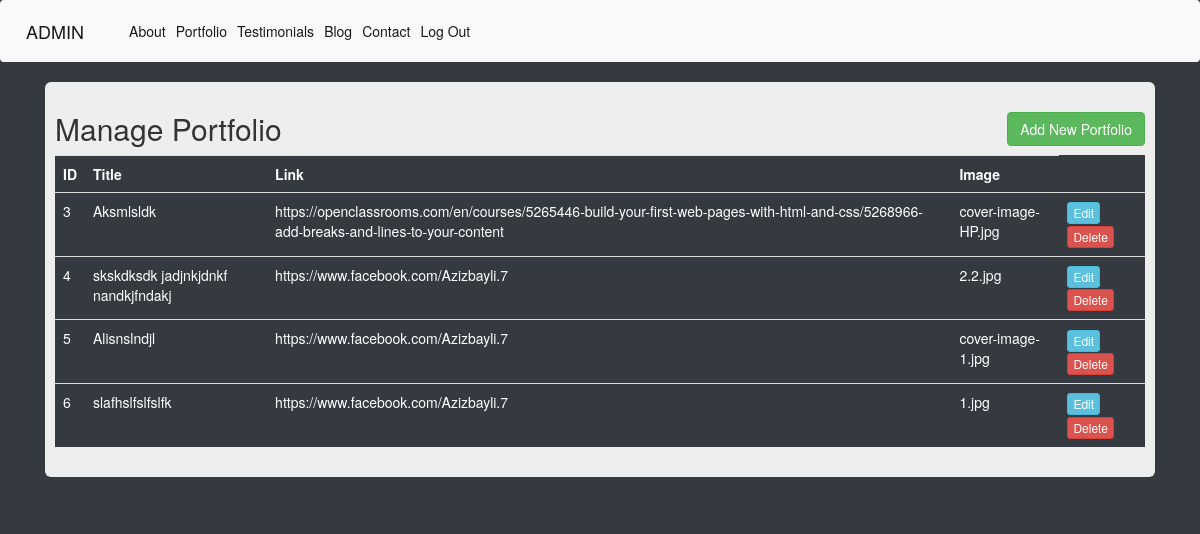
Before: /admin/portfolio-list (signed in) with the older database file.
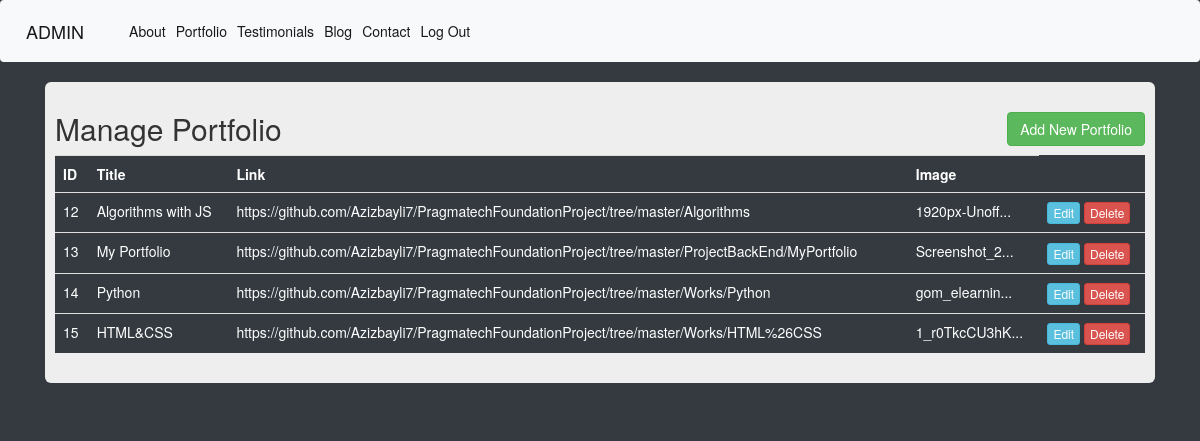
After: the same page with the newer database file.
### Project/models.py (models this page shows, shortened)
class Portfolio(db.Model):
    id = db.Column(db.Integer, primary_key=True)
    title=db.Column(db.String(1), nullable=False)
    link=db.Column(db.String(100), nullable=False)
    image = db.Column(db.String(20))

### Project/routes.py (the view)
@app.route('/admin/portfolio-list')
@login_required
def admin_portfolio_list():
    portfolio = Portfolio.query.all()
    return render_template('admin/portfolio-list.html', portfolio=portfolio)

### Project/models.py (called while the page is built)
@login_manager.user_loader
def load_user(user_id):
    return Admin.query.get(user_id)

### Project/templates/admin/portfolio-list.html
{% extends 'admin/base.html' %}
{% block content %}
<div class="container">
    <div class="row">
        <div class="col md-12">
            <div class="jumbotron p-3">
                <h2>Manage Portfolio <a href="{{url_for('add_portfolio')}}"><button type="button"  class="btn btn-success float-right"
                data-toggle="modal">Add New Portfolio</button> </h2></a>
                <table class="table table-hover table-dark">
                    <tr>
                        <th>ID</th>
                        <th>Title</th>
                        <th>Link</th>
                        <th>Image</th>
                    </tr>
                    {% for portwork in portfolio %}
                    <tr>
                        <td>{{portwork.id}}</td>
                        <td>{{portwork.title}}</td>
                        <td>{{portwork.link}}</td>
                        <td>{{portwork.image|truncate(15)}}</td>
                        <td>
                            <a href="{{url_for('edit_portfolio', id=portwork.id)}}" class="btn btn-info btn-xs">Edit</a>
                            <a href="{{url_for('delete_portfolio', id=portwork.id)}}" class="btn btn-danger btn-xs"
                            onclick="return confirm('Are You Sure To Delete ?')">Delete</a>
                        </td>
                    </tr>
                    {% endfor %}
                </table>
            </div>
        </div>
    </div>
</div>
{% endblock %}

Changed rows visible on the page:
removed Portfolio: id "3", title "Aksmlsldk", link "https://openclassrooms.com/en/courses/5265446-build-your-first-web-pages-with-html-and-css/5268966-add-breaks-and-lines-to-your-content", image "cover-image-HP.jpg"
removed Portfolio: id "4", title "skskdksdk jadjnkjdnkf nandkjfndakj", link "https://www.facebook.com/Azizbayli.7", image "2.2.jpg"
removed Portfolio: id "5", title "Alisnslndjl", link "https://www.facebook.com/Azizbayli.7", image "cover-image-1.jpg"
removed Portfolio: id "6", title "slafhslfslfslfk", link "https://www.facebook.com/Azizbayli.7", image "1.jpg"
added Portfolio: id "12", title "Algorithms with JS", link "https://github.com/Azizbayli7/PragmatechFoundationProject/tree/master/Algorithms", image "1920px-Unoff..."
added Portfolio: id "13", title "My Portfolio", link "https://github.com/Azizbayli7/PragmatechFoundationProject/tree/master/ProjectBackEnd/MyPortfolio", image "Screenshot_2..."
added Portfolio: id "14", title "Python", link "https://github.com/Azizbayli7/PragmatechFoundationProject/tree/master/Works/Python", image "gom_elearnin..."
added Portfolio: id "15", title "HTML&CSS", link "https://github.com/Azizbayli7/PragmatechFoundationProject/tree/master/Works/HTML%26CSS", image "1_r0TkcCU3hK..."
